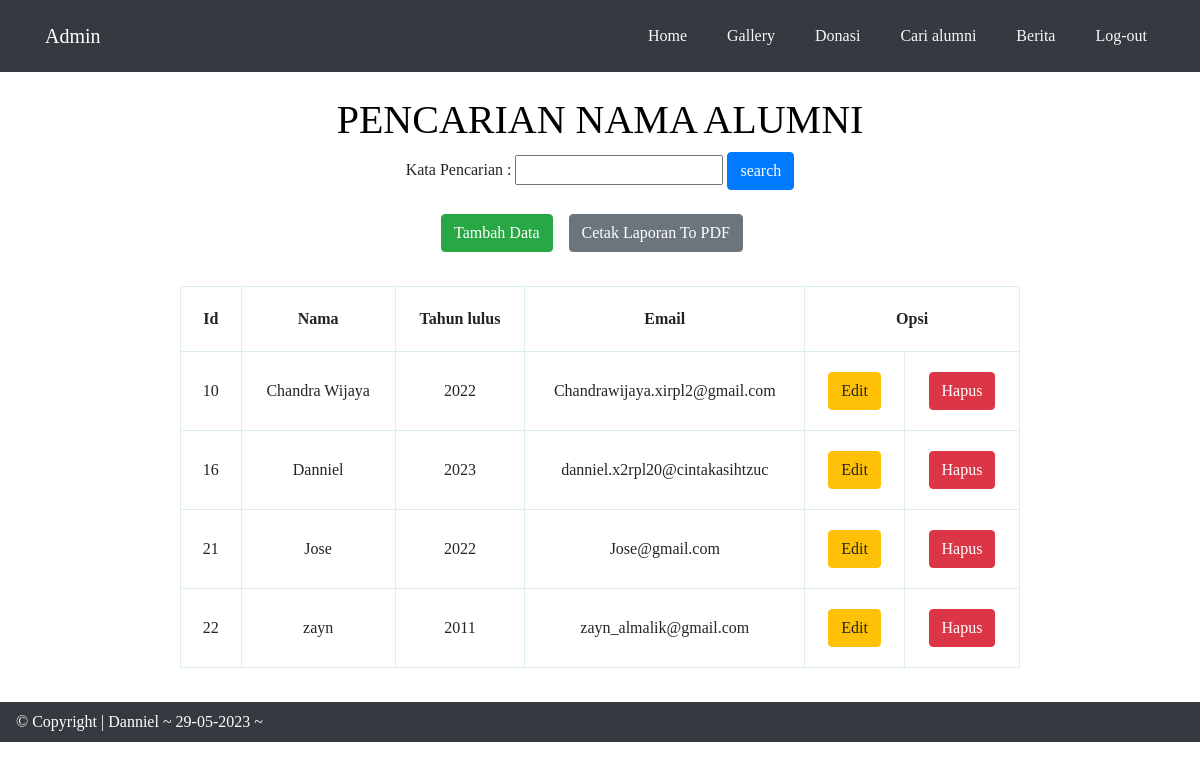
The page /admin/backend/cari.php on the database its author committed.
### tables this page shows
CREATE TABLE `search` (
  `id` int(11) NOT NULL,
  `nama` varchar(30) NOT NULL,
  `tahun_lulus` int(10) NOT NULL,
  `email` varchar(30) NOT NULL
);

### admin/backend/cari.php (the view, shortened to what this page needs)
<!DOCTYPE html>
<html>
<head>
<link rel="stylesheet" href="https://stackpath.bootstrapcdn.com/bootstrap/4.1.3/css/bootstrap.min.css">
</head>
<body>
<nav class='navbar navbar-expand-lg navbar-dark bg-dark text-light '>
    <div class="container">
        <a href="../index.php" class="navbar-brand">Admin</a>
        <ul class="navbar-nav ml-auto pt-2 pb-2">
            <li class="nav-item">
                <a href="../index.php" class="nav-link text-light">Home</a>
            </li>
            <li class="nav-item ml-4">
               <a href="gallery.php" class="nav-link text-light"> Gallery </a>
            </li>
            <li class="nav-item ml-4">
                <a href="donasi.php" class="nav-link text-light"> Donasi </a>
            </li>
            <li class="nav-item ml-4">
                <a href="cari.php" class="nav-link text-light"> Cari alumni </a>
            </li>
            <li class="nav-item ml-4">
                <a href="berita.php" class="nav-link text-light"> Berita </a>
            </li>
            <li class="nav-item ml-4">
                <a href="../logout.php" class="nav-link text-light"> Log-out </a>
            </li>
        </ul>
    </div>
</nav>
<body>
    <br>
	<center><h1>Pencarian Nama Alumni</h1></center>
	<form method="GET" action="cari.php" style="text-align: center;">
		<label>Kata Pencarian : </label>
		<input type="text" name="kata_cari" value="<?php if(isset($_GET['kata_cari'])) { echo $_GET['kata_cari']; } ?>"  />
		<button type="submit" class="btn btn-primary">search</button>
	</form>
    <br>
	<div class="d-flex justify-content-center">
        <a href="inputalm.php" class="btn btn-success mr-3"><span class="fas fa-arrow-left"></span>Tambah Data</a>
		<a href="cetak1.php" class="btn btn-secondary mr-3"><span class="fas fa-arrow-left"></span>Cetak Laporan To PDF</a>
	    </div>
	<br>
	<table>
		<thead>
			<tr >
				<th>Id</th>
				<th>Nama</th>
				<th>Tahun lulus</th>
				<th>Email</th>
				<th colspan = "2">Opsi</th>
			</tr>
		</thead>
		<tbody>
			<?php
			include('config.php');
				if(isset($_GET['kata_cari'])) {
					$kata_cari = $_GET['kata_cari'];
					$query = "SELECT * FROM search WHERE id like '%".$kata_cari."%' OR nama like '%".$kata_cari."%' OR email like '%".$kata_cari."%' ORDER BY id ASC";
				} else {
					$query = "SELECT * FROM search ORDER BY id ASC";
				}
				$result = mysqli_query($koneksi, $query);
				while ($row = mysqli_fetch_assoc($result)) {
			?>
			<tr>
				<td><?php echo $row['id']; ?></td>
				<td><?php echo $row['nama']; ?></td>
				<td><?php echo $row['tahun_lulus']; ?></td>
				<td><?php echo $row['email']; ?></td>
				<td><a class="btn btn-warning" href="edit.php?id=<?php echo $row['id']; ?>">Edit</a></td>
				<td><a class="btn btn-danger" href="hapus.php?id=<?php echo $row['id']; ?>">Hapus</a></td>
			</tr>
			<?php
			}
			?>
		</tbody>
	</table>
		<br>
	<div class="navbar bg-dark">
	<div style="color: #fff;"> &copy Copyright | Danniel ~ <?php $tgl=date('d-m-Y'); echo $tgl; ?> ~
	</div>
</body>
</html>

### admin/backend/cari.php (style rules this page uses)
* { font-family: "Trebuchet MS"; }
h1 { text-transform: uppercase; color: Black; font-family: "Times new roman"; }
table { border: 1px solid #ddeeee; border-collapse: collapse; border-spacing: 0; width: 70%; margin: 10px auto 10px auto; }
th, td { border: 1px solid #ddeeee; padding: 20px; text-align: center; font-family: "Times new roman"; }
ul,li,a,button,label { font-family: "Times new roman"; }

### rows shown on the page
search: id "10", nama "Chandra Wijaya", tahun_lulus "2022", email "Chandrawijaya.xirpl2@gmail.com"
search: id "16", nama "Danniel", tahun_lulus "2023", email "danniel.x2rpl20@cintakasihtzuc"
search: id "21", nama "Jose", tahun_lulus "2022", email "Jose@gmail.com"
search: id "22", nama "zayn", tahun_lulus "2011", email "zayn_almalik@gmail.com"
